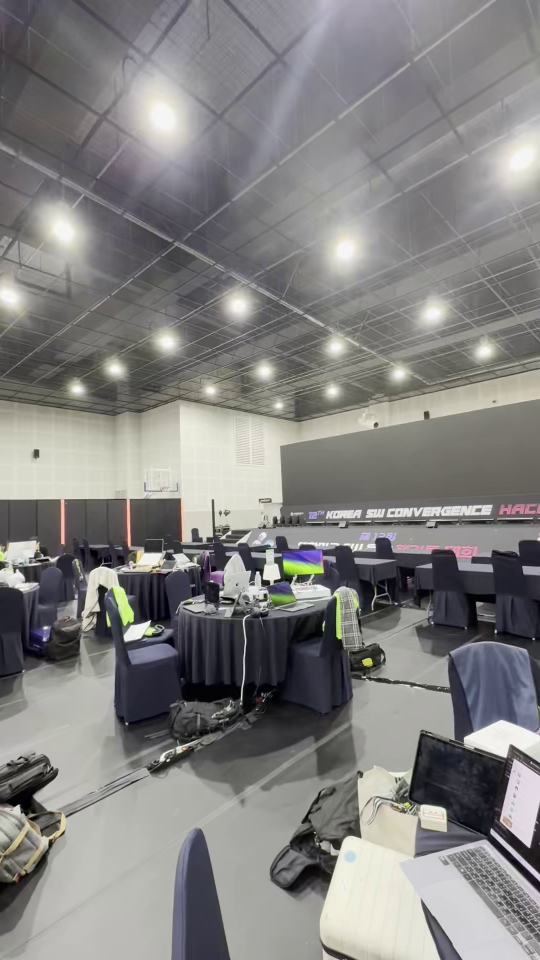
#> input picture panorama_vr/extracted_frames/00000.jpg, 1080 x 1920 px (shown at 1/2 size); its folder holds 4 pictures in this run; the run also reads 2 pictures not shown here
$ python stitcher.py
#> lines starting #> are read from the running program, lines starting #| are printed output that depends on the picture
import os
import time
import concurrent.futures
import cv2
import math
import numpy as np
from PIL import Image
import imutils

# ===== 경로 설정 =====
BASE_DIR = os.path.dirname(os.path.abspath(__file__))       # /scripts
PROJECT_ROOT = os.path.dirname(BASE_DIR)                    # 프로젝트 루트 (panorama_vr)

SRC_DIR = os.path.join(PROJECT_ROOT, "extracted_frames")    # 입력 프레임 폴더
OUT_FILE = os.path.join(PROJECT_ROOT, "viewer", "result_image_sample.jpg")  # 출력 파일
NUM_WORKERS = 4

# ----- Windows 한글 경로 저장 안전 함수 -----
def safe_imwrite(path, img):
    ext = os.path.splitext(path)[1] or ".jpg"
    ok, buf = cv2.imencode(ext, img)
    if not ok:
        return False
    try:
        buf.tofile(path)  # 유니코드/OneDrive 경로에서도 안전
        return True
    except Exception:
        return False

def safe_imread(path, flags=cv2.IMREAD_COLOR):
    try:
        data = np.fromfile(path, dtype=np.uint8)  # Windows 유니코드 경로 OK
        if data.size == 0:
            return None
        return cv2.imdecode(data, flags)
    except Exception:
        return None

def enlarge_image(image, scale_factor):
    h, w = image.shape[:2]
    return cv2.resize(image, None, fx=scale_factor, fy=scale_factor, interpolation=cv2.INTER_CUBIC)

def resize(filename, output_filename):
    try:
        img = safe_imread(filename)   # <- 여기!
        if img is None:
            raise ValueError(f"[ERROR] Cannot read image: {filename}")

        w, h = img.shape[1], img.shape[0]

        # 작은 이미지면 확대
        if h * w * 3 <= 2 ** 20:
            enlarged = enlarge_image(img, 2.0)
            if not safe_imwrite(output_filename, enlarged):
                print(f"[WARN] Save failed: {output_filename}")
            return cv2.imread(output_filename)

        # 너무 큰 이미지면 축소
        elif h * w * 3 > 2 ** 25:
            i = 2
            th, tw = h, w
            while th * tw * 3 > 2 ** 25:
                th = int(th / math.sqrt(i))
                tw = int(tw / math.sqrt(i))
                i += 1
            resized = cv2.resize(img, (tw, th))
            # 확대/축소 저장 후 다시 읽기
            if not safe_imwrite(output_filename, enlarged_or_resized_img):
                print(f"[WARN] Save failed: {output_filename}")
            return safe_imread(output_filename)   # <- cv2.imread 대신


        # 적절한 크기면 원본 반환
        else:
            return img

    except Exception as e:
        print(f"[EXCEPTION in resize()] {filename} => {e}")
        return None

def preprocess_image(image):
    if image is None:
        return None
    return cv2.GaussianBlur(image, (5, 5), 0)

def split_image(image, num_rows, num_cols):
    h, w = image.shape[:2]
    out = []
    ch, cw = h // num_rows, w // num_cols
    for r in range(num_rows):
        for c in range(num_cols):
            sx, ex = c * cw, (c + 1) * cw
            sy, ey = r * ch, (r + 1) * ch
            out.append(image[sy:ey, sx:ex])
    return out

def stitch_images(images):
    if len(images) < 2:
        print("[ERROR] Need at least 2 images for stitching")
        return None

    stitcher = cv2.createStitcher() if imutils.is_cv3() else cv2.Stitcher_create()
    try:
        stitcher.setPanoConfidenceThresh(0.8)
        stitcher.setRegistrationResol(0.6)
        stitcher.setSeamEstimationResol(0.1)
        stitcher.setCompositingResol(cv2.Stitcher_ORIG_RESOL)
    except Exception:
        pass

    print(f"[INFO] Attempting to stitch {len(images)} images...")
    (status, stitched) = stitcher.stitch(images)

    if status == 0:
        # 안전 저장
        if not safe_imwrite(OUT_FILE, stitched):
            print(f"[WARN] Failed to save result to {OUT_FILE}")
        else:
            print(f"[INFO] Stitched image saved at: {OUT_FILE}")
        return stitched
    else:
        status_messages = {
            1: "Not enough features found in images",
            2: "Homography estimation failed",
            3: "Camera parameters adjustment failed"
        }
        print(f"[ERROR] Stitching failed with status code {status}: {status_messages.get(status, 'Unknown error')}")
        if len(images) > 5:
            print("[INFO] Trying to stitch in smaller groups...")
            return stitch_in_groups(images)
        return None

def stitch_in_groups(images, group_size=3):
    if len(images) <= group_size:
        return stitch_images(images)

    stitched_groups = []
    for i in range(0, len(images), group_size - 1):  # overlap
        group = images[i:i + group_size]
        if len(group) >= 2:
            result = stitch_images(group)
            if result is not None:
                stitched_groups.append(result)

    if len(stitched_groups) >= 2:
        return stitch_images(stitched_groups)
    elif len(stitched_groups) == 1:
        return stitched_groups[0]
    else:
        return None

def assign_work(files, num_workers):
#> called with num_workers = 4
    per = len(files) // num_workers if num_workers else len(files)
    out = []
    for i in range(num_workers):
        s = i * per
        e = (i + 1) * per if i < num_workers - 1 else len(files)
        out.append(files[s:e])
    return out

def main():
    # ===== 입력 폴더: extracted_frames =====
    if not os.path.isdir(SRC_DIR):
        print(f"[ERROR] SRC_DIR not found: {SRC_DIR}")
        return

    files = [f for f in os.listdir(SRC_DIR) if f.lower().endswith((".jpg", ".jpeg", ".png"))]
    if not files:
        print("[ERROR] No image files found in extracted_frames.")
        return

    files.sort()  # 프레임 순서대로
    print(f"[INFO] Found {len(files)} frames in {SRC_DIR}")

    start = time.time()
    work_assignments = assign_work(files, NUM_WORKERS)

    resized_images = []
    file_to_image = {}

    print("[INFO] Resizing images with multithreading...")
    with concurrent.futures.ThreadPoolExecutor(max_workers=NUM_WORKERS) as ex:
        futures = {}
        for batch in work_assignments:
            for fn in batch:
                full_path = os.path.join(SRC_DIR, fn)
                # 원본 옆에 임시 리사이즈 파일 생성
                name, ext = os.path.splitext(full_path)
                output_path = f"{name}_resized{ext}"
                fut = ex.submit(resize, full_path, output_path)
                futures[fut] = fn
#> this loop made 4 passes
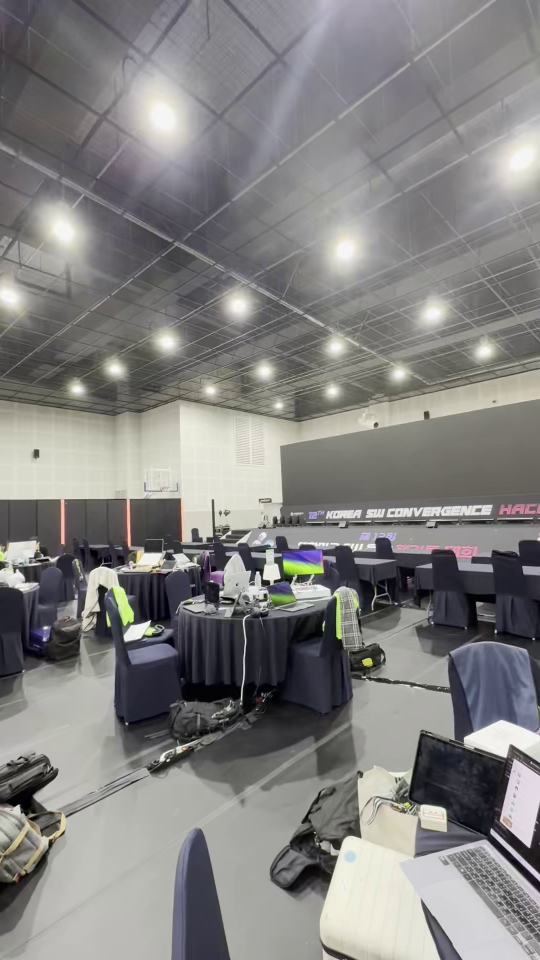
#> input picture panorama_vr/extracted_frames/00000.jpg, 1080 x 1920 px (shown at 1/2 size)
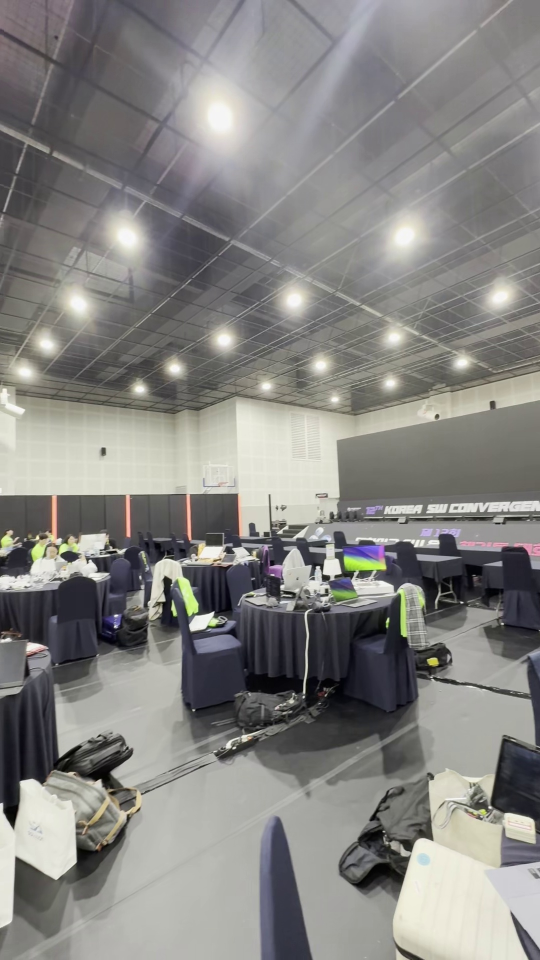
#> input picture panorama_vr/extracted_frames/00030.jpg, 1080 x 1920 px (shown at 1/2 size)
#> pass 3, in resize (call 3), `img = safe_imread(filename)`:
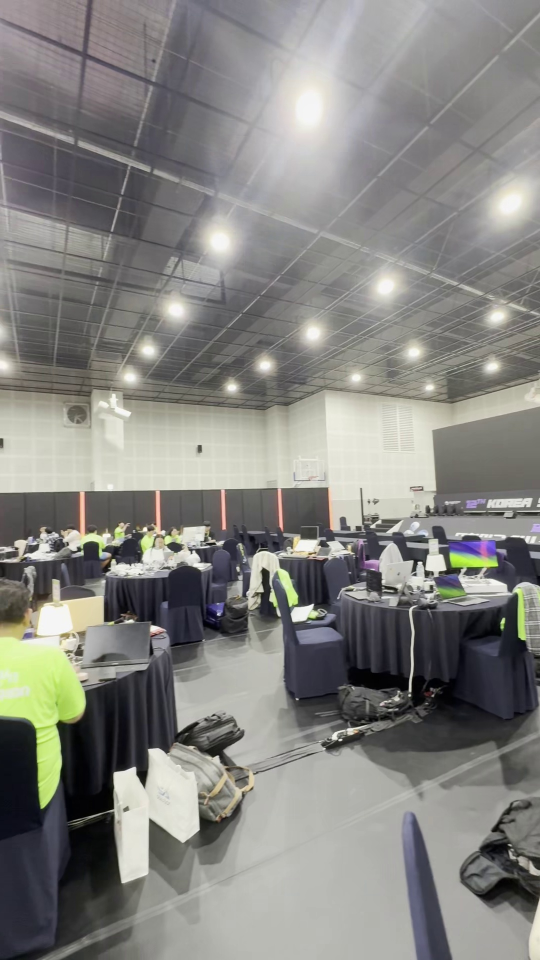
#> img: shape (1920, 1080, 3) (shown at 1/2 size); mean B, G, R 128.7, 132.4, 132.8

        for fut in concurrent.futures.as_completed(futures):
            try:
                result = fut.result()
                if result is not None:
                    file_to_image[futures[fut]] = result
            except Exception as e:
                print(f"[ERROR] Exception during resizing: {e}")
#> after the loop, file_to_image = 4 items

    # 원래 순서 유지
    for fn in files:
        if fn in file_to_image:
            resized_images.append(file_to_image[fn])
#> after the loop, resized_images = 4 items

    print(f"[INFO] {len(resized_images)} images resized successfully.")
#| [INFO] 4 images resized successfully.

    if len(resized_images) < 2:
        print("[ERROR] Not enough images for stitching. Need at least 2 images.")
        return

    preprocessed_images = [preprocess_image(img) for img in resized_images if img is not None]
#> in preprocess_image (call 4), `return cv2.GaussianBlur(image, (5, 5), 0)`:
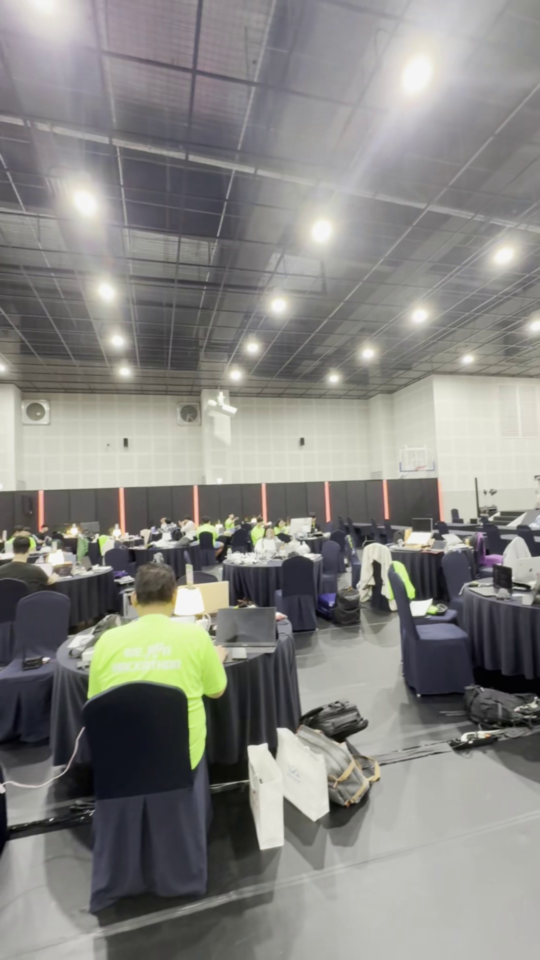
#> returned value: shape (1920, 1080, 3) (shown at 1/2 size); mean of channels 0, 1, 2 130.3, 133.9, 134.5; drawn as B, G, R
#> preprocessed_images = 4 items
    print(f"[INFO] {len(preprocessed_images)} images preprocessed.")
#| [INFO] 4 images preprocessed.

    print("[INFO] Stitching all images...")
    stitched_image = stitch_images(preprocessed_images)
#> (printed output is left out)
#> in stitch_images, `(status, stitched) = stitcher.stitch(images)`:
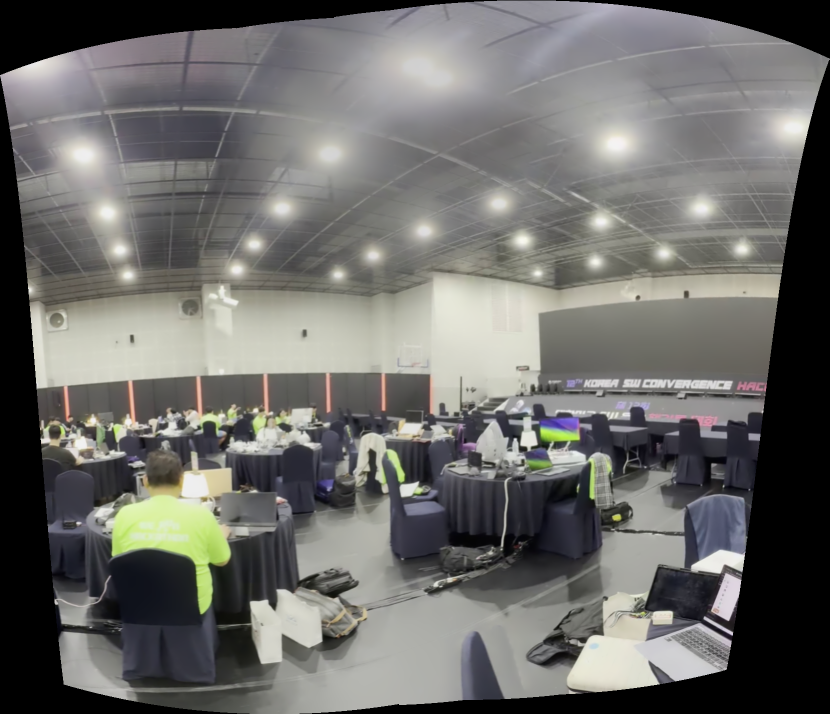
#> stitched: shape (1428, 1659, 3) (shown at 1/2 size); mean of channels 0, 1, 2 105.8, 108.5, 109; drawn as B, G, R
#> in stitch_images, `(status, stitched) = stitcher.stitch(images)`: status = 0

    end = time.time()
    if stitched_image is not None:
        h, w = stitched_image.shape[:2]
#> h = 1428; w = 1659
        print(f"[INFO] Stitching complete in {end - start:.2f}s. Result: {w} x {h}px")
#| [INFO] Stitching complete in 2.48s. Result: 1659 x 1428px
        print(f"[INFO] Output: {OUT_FILE}")
    else:
        print("[INFO] Stitching failed.")
        print("[TIP] 1) 프레임 간 20~30% 겹침  2) 올바른 순서  3) 같은 장면  4) 이미지 수 줄여보기")

if __name__ == "__main__":
    main()
